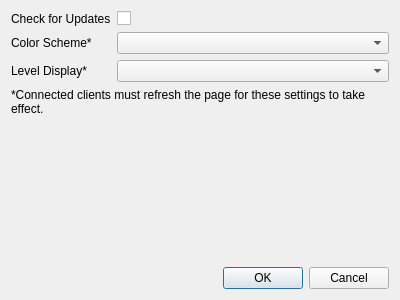
<?xml version="1.0" encoding="UTF-8"?>
<ui version="4.0">
 <class>SettingsDialog</class>
 <widget class="QDialog" name="SettingsDialog">
  <property name="geometry">
   <rect>
    <x>0</x>
    <y>0</y>
    <width>400</width>
    <height>300</height>
   </rect>
  </property>
  <property name="windowTitle">
   <string>Settings</string>
  </property>
  <layout class="QVBoxLayout" name="verticalLayout">
   <item>
    <layout class="QFormLayout" name="formLayout">
     <item row="0" column="0">
      <widget class="QLabel" name="checkForUpdatesLabel">
       <property name="text">
        <string>Check for Updates</string>
       </property>
      </widget>
     </item>
     <item row="0" column="1">
      <widget class="QCheckBox" name="chkUpdater"/>
     </item>
     <item row="1" column="0">
      <widget class="QLabel" name="colorSchemeLabel">
       <property name="text">
        <string>Color Scheme*</string>
       </property>
      </widget>
     </item>
     <item row="1" column="1">
      <widget class="QComboBox" name="cmbColorScheme"/>
     </item>
     <item row="2" column="0">
      <widget class="QLabel" name="levelDisplayLabel">
       <property name="text">
        <string>Level Display*</string>
       </property>
      </widget>
     </item>
     <item row="2" column="1">
      <widget class="QComboBox" name="cmbLevelDisplay"/>
     </item>
    </layout>
   </item>
   <item>
    <widget class="QLabel" name="label">
     <property name="text">
      <string>*Connected clients must refresh the page for these settings to take effect.</string>
     </property>
     <property name="wordWrap">
      <bool>true</bool>
     </property>
    </widget>
   </item>
   <item>
    <spacer name="verticalSpacer">
     <property name="orientation">
      <enum>Qt::Orientation::Vertical</enum>
     </property>
     <property name="sizeHint" stdset="0">
      <size>
       <width>20</width>
       <height>40</height>
      </size>
     </property>
    </spacer>
   </item>
   <item>
    <widget class="QDialogButtonBox" name="buttonBox">
     <property name="orientation">
      <enum>Qt::Orientation::Horizontal</enum>
     </property>
     <property name="standardButtons">
      <set>QDialogButtonBox::StandardButton::Cancel|QDialogButtonBox::StandardButton::Ok</set>
     </property>
    </widget>
   </item>
  </layout>
 </widget>
 <resources/>
 <connections>
  <connection>
   <sender>buttonBox</sender>
   <signal>accepted()</signal>
   <receiver>SettingsDialog</receiver>
   <slot>accept()</slot>
   <hints>
    <hint type="sourcelabel">
     <x>248</x>
     <y>254</y>
    </hint>
    <hint type="destinationlabel">
     <x>157</x>
     <y>274</y>
    </hint>
   </hints>
  </connection>
  <connection>
   <sender>buttonBox</sender>
   <signal>rejected()</signal>
   <receiver>SettingsDialog</receiver>
   <slot>reject()</slot>
   <hints>
    <hint type="sourcelabel">
     <x>316</x>
     <y>260</y>
    </hint>
    <hint type="destinationlabel">
     <x>286</x>
     <y>274</y>
    </hint>
   </hints>
  </connection>
 </connections>
</ui>
